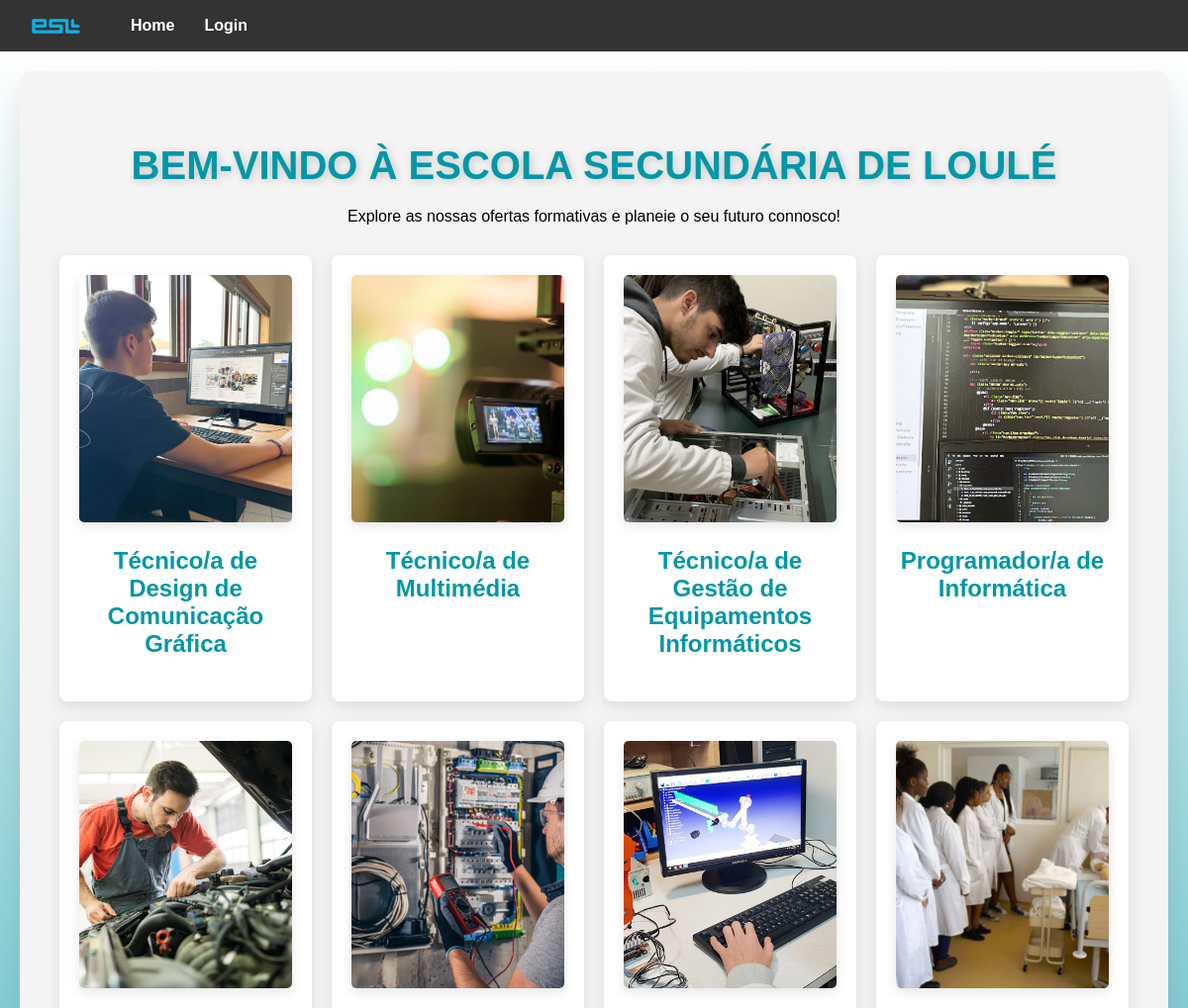
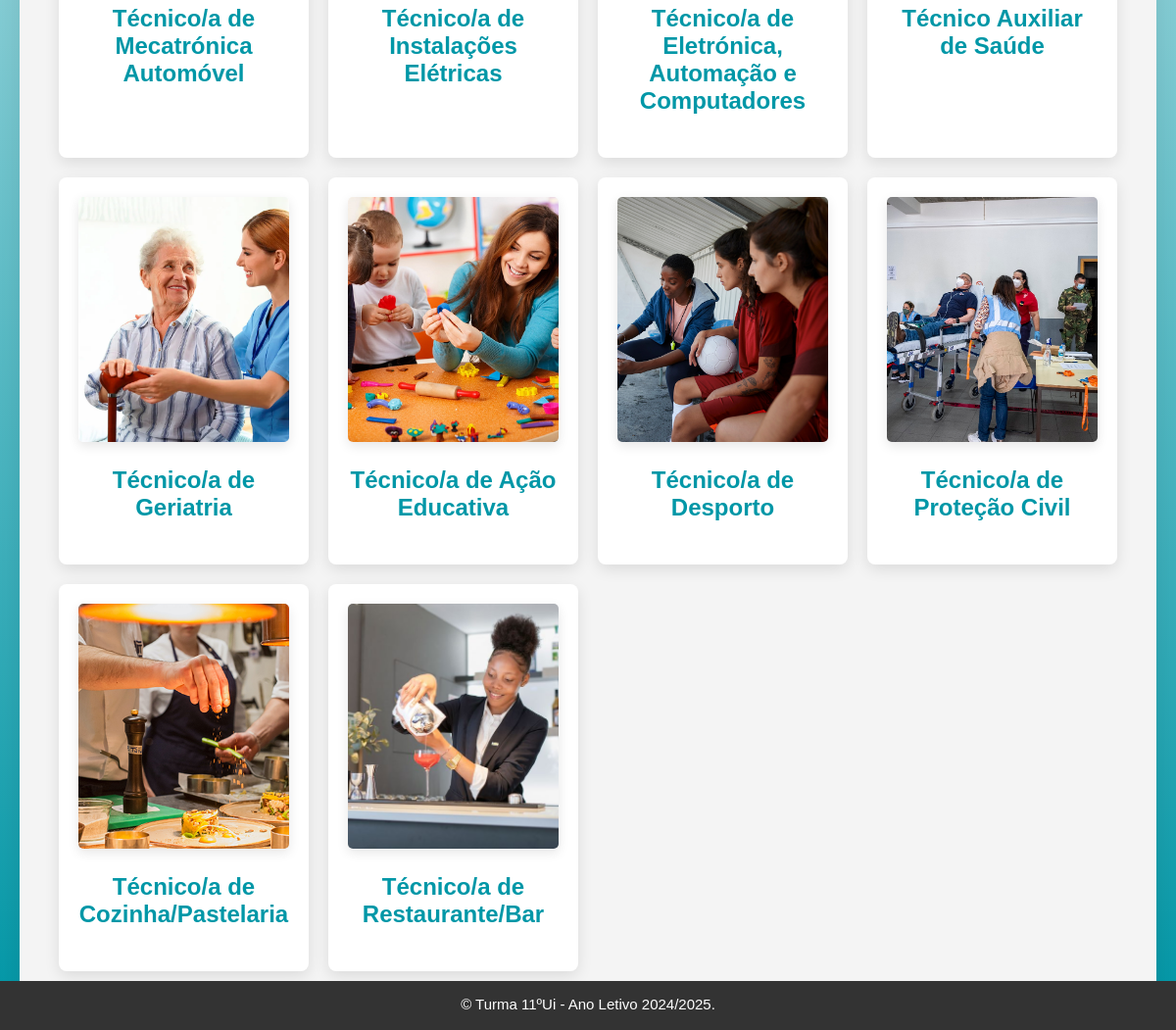
The page / on the database its author committed (2 pictures, top to bottom).
### oferta/models.py (models this page shows, shortened)
class OfertaFormativa(models.Model):
    nome = models.CharField(max_length=200)
    descricao = models.TextField()
    saidas_profissionais = models.TextField()
    carga_horaria = models.IntegerField()
    disciplinas = models.TextField()
    imagem = models.ImageField(upload_to='ofertas/', blank=True, null=True)

### oferta/views.py (the view)
# urls.py: path('', home, name='home'),
def home(request):
    ofertas = OfertaFormativa.objects.all()
    return render(request, 'home.html', {'ofertas': ofertas})

### oferta/templates/home.html (shortened to what this page needs)
{% extends 'base.html' %}
{% load static %}
{% block content %}
<div class="home-container">
    <div class="home-box">
        <h2>Bem-vindo à Escola Secundária de Loulé</h2>
        <p>Explore as nossas ofertas formativas e planeie o seu futuro connosco!</p>
        <div class="ofertas-list">
            {% for oferta in ofertas %}
            <div class="oferta-item">
                <div class="oferta-details">
                    {% if oferta.imagem %}
                    <img src="{{ oferta.imagem.url }}" alt="{{ oferta.nome }}" class="oferta-img">
                    {% endif %}
                    <h3><a href="{% url 'detalhes_oferta' oferta.id %}">{{ oferta.nome }}</a></h3>
                </div>
            </div>
            {% empty %}
            <p>Nenhuma oferta disponível de momento.</p>
            {% endfor %}
        </div>
    </div>
</div>
{% endblock %}

### oferta/templates/base.html (shortened to what this page needs)
{% load static %}
<!DOCTYPE html>
<html lang="pt">
<head>
    <link rel="stylesheet" href="{% static 'css/styles.css' %}">
</head>
<body>
    <nav class="navbar">
        <a>
            <img src="{% static 'images/esl.png' %}" alt="Logo" class="navbar-logo">
        </a>
        <a href="{% url 'home' %}">Home</a>
        {% if user.is_authenticated %}
        {% if user.is_superuser %}
        <a href="{% url 'dashboard' %}">Dashboard</a>
        <a href="{% url 'criar_oferta' %}">Criar Oferta</a>
        <a href="{% url 'register' %}">Registar</a>
        {% endif %}
        <div class="user-dropdown">
            <button class="user-name" onclick="toggleDropdown()">
                {{ user.username }}
            </button>
            <div id="dropdown-menu" class="dropdown-content">
                <a href="{% url 'logout' %}">Logout</a>
            </div>
        </div>
        {% else %}
        <a href="{% url 'login' %}">Login</a>
        {% endif %}
    </nav>
    <div class="content">
        {% block content %}{% endblock %}
    </div>
    <footer class="footer">
        <p id="letra">&copy; Turma 11ºUi - Ano Letivo 2024/2025.</p>
    </footer>
</body>
</html>

### oferta/static/css/styles.css (style rules this page uses)
body { font-family: Arial, sans-serif; margin: 0; padding: 0; background-color: #f4f4f4; transition: background-color 0.5s ease-in-out; }
.navbar { background: #333; color: white; padding: 1rem; text-align: center; }
.navbar a { color: white; margin: 0 15px; text-decoration: none; font-weight: bold; }

### oferta/templates/home.html (style rules this page uses)
body { font-family: Arial, Helvetica, sans-serif; background-color: #ffffff; color: #333333; margin: 0; padding: 0; box-sizing: border-box; }
.home-container { display: flex; justify-content: center; align-items: center; min-height: calc(100vh - 50px); background: linear-gradient(180deg, #ffffff, #0097a7); padding: 20px; }
.home-box { background: #f4f4f4; padding: 40px; border-radius: 12px; box-shadow: 0px 15px 30px rgba(0, 0, 0, 0.1); text-align: center; width: 100%; max-width: 1200px; animation: fadeIn 1s ease-in-out; }
h2 { margin-bottom: 20px; color: #0097a7; font-size: 2.5em; font-weight: bold; text-shadow: 2px 2px 8px rgba(0, 0, 0, 0.2); text-transform: uppercase; }
p { font-size: 16px; color: #000000; margin-bottom: 30px; }
.ofertas-list { display: grid; grid-template-columns: repeat(auto-fit, minmax(250px, 1fr)); gap: 20px; margin-top: 20px; }
.oferta-item { background: #ffffff; padding: 20px; border-radius: 8px; box-shadow: 0px 5px 15px rgba(0, 0, 0, 0.1); text-align: center; transition: transform 0.3s, box-shadow 0.3s; }
.oferta-details { display: flex; flex-direction: column; align-items: center; }
.oferta-img { width: 100%; height: 250px; object-fit: cover; border-radius: 5px; box-shadow: 0px 4px 12px rgba(0, 0, 0, 0.1); margin-bottom: 15px; }
.oferta-item h3 { color: #0097a7; font-size: 1.5em; margin-top: 10px; font-weight: bold; }
a { color: #0097a7; text-decoration: none; }

### oferta/templates/base.html (style rules this page uses)
.navbar-logo { width: 51px; height: auto; margin-right: 20px; display: flex; }
.navbar { display: flex; align-items: center; height: 20px; }
.footer { text-align: center; background-color: #333333; position: fixed; bottom: 0; width: 100%; height: 50px; color: #ffffff; }
#letra { color: #ffffff; font-size: 15px; }

### rows shown on the page
OfertaFormativa: imagem (picture), nome "Técnico/a de Design de Comunicação Gráfica"
OfertaFormativa: imagem (picture), nome "Técnico/a de Multimédia"
OfertaFormativa: imagem (picture), nome "Técnico/a de Gestão de Equipamentos Informáticos"
OfertaFormativa: imagem (picture), nome "Programador/a de Informática"
OfertaFormativa: imagem (picture), nome "Técnico/a de Mecatrónica Automóvel"
OfertaFormativa: imagem (picture), nome "Técnico/a de Instalações Elétricas"
OfertaFormativa: imagem (picture), nome "Técnico/a de Eletrónica, Automação e Computadores"
OfertaFormativa: imagem (picture), nome "Técnico Auxiliar de Saúde"
OfertaFormativa: imagem (picture), nome "Técnico/a de Geriatria"
OfertaFormativa: imagem (picture), nome "Técnico/a de Ação Educativa"
OfertaFormativa: imagem (picture), nome "Técnico/a de Desporto"
OfertaFormativa: imagem (picture), nome "Técnico/a de Proteção Civil"
OfertaFormativa: imagem (picture), nome "Técnico/a de Cozinha/Pastelaria"
OfertaFormativa: imagem (picture), nome "Técnico/a de Restaurante/Bar"
